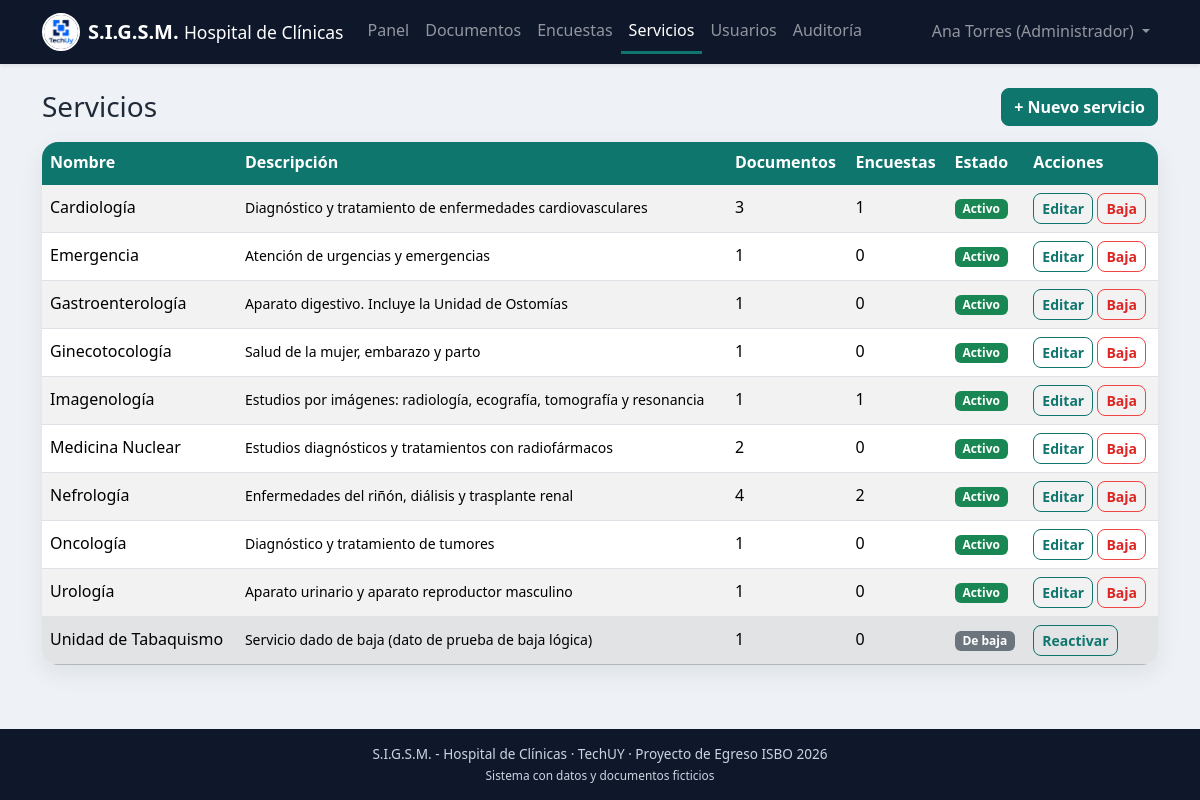
Page /admin/servicios.php (signed in) on the committed database.
### tables this page shows
CREATE TABLE especialidad (
  id_especialidad  INT AUTO_INCREMENT,
  nombre           VARCHAR(100) NOT NULL,
  descripcion      TEXT NULL,
  activo           TINYINT(1) NOT NULL DEFAULT 1,
  CONSTRAINT pk_especialidad PRIMARY KEY (id_especialidad),
  CONSTRAINT uq_especialidad_nombre UNIQUE (nombre)
);

### includes/funciones.php (called while the page is built, shortened)
<?php
function e($texto): string
{
    return htmlspecialchars((string) $texto, ENT_QUOTES, 'UTF-8');
}

### admin/servicios.php (the view, shortened to what this page needs)
<?php
require_once dirname(__DIR__) . '/includes/inicio.php';
$servicios = $pdo->query(
    'SELECT e.id_especialidad, e.nombre, e.descripcion, e.activo,
            (SELECT COUNT(*) FROM documento d WHERE d.id_especialidad = e.id_especialidad AND d.activo = 1) AS documentos,
            (SELECT COUNT(*) FROM encuesta en WHERE en.id_especialidad = e.id_especialidad AND en.activo = 1) AS encuestas
     FROM especialidad e
     ORDER BY e.activo DESC, e.nombre'
)->fetchAll();
require dirname(__DIR__) . '/includes/encabezado.php';
?>
<div class="d-flex flex-wrap justify-content-between align-items-center mb-3 gap-2">
    <h1 class="h3 mb-0">Servicios</h1>
    <a href="alta_servicio.php" class="btn btn-primary">+ Nuevo servicio</a>
</div>
<div class="table-responsive card">
    <table class="table table-striped table-hover align-middle mb-0">
        <thead><tr><th>Nombre</th><th>Descripción</th><th>Documentos</th><th>Encuestas</th><th>Estado</th><th>Acciones</th></tr></thead>
        <tbody>
        <?php foreach ($servicios as $s): ?>
            <tr class="<?= $s['activo'] ? '' : 'table-secondary' ?>">
                <td><?= e($s['nombre']) ?></td>
                <td><small><?= e($s['descripcion']) ?></small></td>
                <td><?= (int) $s['documentos'] ?></td>
                <td><?= (int) $s['encuestas'] ?></td>
                <td><?= $s['activo'] ? '<span class="badge bg-success">Activo</span>' : '<span class="badge bg-secondary">De baja</span>' ?></td>
                <td class="text-nowrap">
                    <?php if ($s['activo']): ?>
                        <a href="editar_servicio.php?id=<?= (int) $s['id_especialidad'] ?>" class="btn btn-outline-primary btn-sm">Editar</a>
                    <?php endif; ?>
                    <form method="post" action="baja_servicio.php" class="d-inline"
                          data-confirmar="<?= $s['activo']
                              ? '¿Dar de baja el servicio ' . e($s['nombre']) . '? Sus ' . (int) $s['documentos'] . ' documento(s) y ' . (int) $s['encuestas'] . ' encuesta(s) dejarán de verse en el portal.'
                              : '¿Reactivar el servicio ' . e($s['nombre']) . '?' ?>">
                        <?php if ($s['activo']): ?>
                            <button type="submit" class="btn btn-outline-danger btn-sm">Baja</button>
                        <?php else: ?>
                            <button type="submit" class="btn btn-outline-primary btn-sm">Reactivar</button>
                        <?php endif; ?>
                    </form>
                </td>
            </tr>
        <?php endforeach; ?>
        </tbody>
    </table>
</div>
<?php require dirname(__DIR__) . '/includes/pie.php'; ?>

### public/css/estilos.css (style rules this page uses)
:root { --sigsm-primario: #0f766e; --sigsm-primario-hover: #115e59; --sigsm-fondo: #eef2f6; --sigsm-tarjeta: #ffffff; --sigsm-texto: #1f2937; --sigsm-borde: #cbd5e1; --sigsm-error: #ef4444; --sigsm-oscuro: #0f172a; --bs-primary: #0f766e; --bs-primary-rgb: 15, 118, 110; --bs-link-color: #0f766e; --bs-link-hover-color: #115e59; --bs-body-color: #1f2937; --bs-danger: #ef4444; }
body { background-color: var(--sigsm-fondo); color: var(--sigsm-texto); min-height: 100vh; display: flex; flex-direction: column; line-height: 1.6; }
.btn { border-radius: 8px; font-weight: 600; }
.btn-primary { --bs-btn-bg: #0f766e; --bs-btn-border-color: #0f766e; --bs-btn-hover-bg: #115e59; --bs-btn-hover-border-color: #115e59; --bs-btn-active-bg: #115e59; --bs-btn-active-border-color: #115e59; --bs-btn-disabled-bg: #0f766e; --bs-btn-disabled-border-color: #0f766e; }
.btn-outline-primary { --bs-btn-color: #0f766e; --bs-btn-border-color: #0f766e; --bs-btn-hover-bg: #0f766e; --bs-btn-hover-border-color: #0f766e; --bs-btn-active-bg: #115e59; --bs-btn-active-border-color: #115e59; }
.btn-danger, .btn-outline-danger { --bs-btn-border-color: #ef4444; }
.btn-outline-danger { --bs-btn-color: #dc2626; --bs-btn-hover-bg: #ef4444; --bs-btn-hover-border-color: #ef4444; }
.card { background: var(--sigsm-tarjeta); border: none; border-radius: 16px; box-shadow: 0 8px 24px rgba(15, 23, 42, 0.08); }
.table thead th { background: var(--sigsm-primario); color: #fff; border-color: var(--sigsm-primario); white-space: nowrap; }

### rows in the picture
especialidad: nombre "Cardiología", descripcion "Diagnóstico y tratamiento de enfermedades cardiovasculares", documentos "3", encuestas "1", activo "Activo"
especialidad: nombre "Emergencia", descripcion "Atención de urgencias y emergencias", documentos "1", encuestas "0", activo "Activo"
especialidad: nombre "Gastroenterología", descripcion "Aparato digestivo. Incluye la Unidad de Ostomías", documentos "1", encuestas "0", activo "Activo"
especialidad: nombre "Ginecotocología", descripcion "Salud de la mujer, embarazo y parto", documentos "1", encuestas "0", activo "Activo"
especialidad: nombre "Imagenología", descripcion "Estudios por imágenes: radiología, ecografía, tomografía y resonancia", documentos "1", encuestas "1", activo "Activo"
especialidad: nombre "Medicina Nuclear", descripcion "Estudios diagnósticos y tratamientos con radiofármacos", documentos "2", encuestas "0", activo "Activo"
especialidad: nombre "Nefrología", descripcion "Enfermedades del riñón, diálisis y trasplante renal", documentos "4", encuestas "2", activo "Activo"
especialidad: nombre "Oncología", descripcion "Diagnóstico y tratamiento de tumores", documentos "1", encuestas "0", activo "Activo"
especialidad: nombre "Urología", descripcion "Aparato urinario y aparato reproductor masculino", documentos "1", encuestas "0", activo "Activo"
especialidad: nombre "Unidad de Tabaquismo", descripcion "Servicio dado de baja (dato de prueba de baja lógica)", documentos "1", encuestas "0", activo "De baja"

### other values in the picture
$texto "Panel Documentos Encuestas Servicios Usuarios Auditoría"
$_SESSION['nombre'] "Ana Torres"
